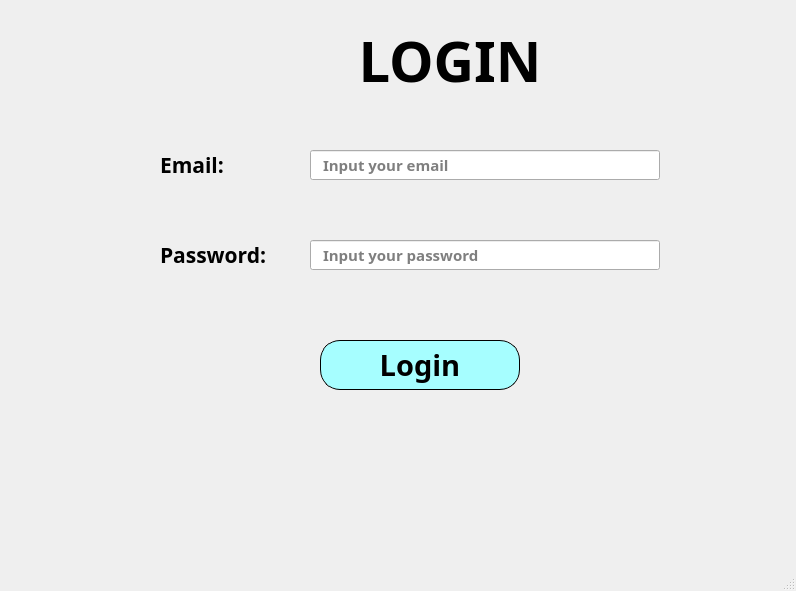
<?xml version="1.0" encoding="UTF-8"?>
<ui version="4.0">
 <class>MainWindow</class>
 <widget class="QMainWindow" name="MainWindow">
  <property name="geometry">
   <rect>
    <x>0</x>
    <y>0</y>
    <width>796</width>
    <height>591</height>
   </rect>
  </property>
  <property name="windowTitle">
   <string>MainWindow</string>
  </property>
  <widget class="QWidget" name="centralwidget">
   <widget class="QLabel" name="label">
    <property name="geometry">
     <rect>
      <x>300</x>
      <y>20</y>
      <width>300</width>
      <height>80</height>
     </rect>
    </property>
    <property name="font">
     <font>
      <family>Nunito Sans Normal ExtraBold</family>
      <pointsize>42</pointsize>
      <weight>75</weight>
      <bold>true</bold>
     </font>
    </property>
    <property name="text">
     <string>LOGIN</string>
    </property>
    <property name="alignment">
     <set>Qt::AlignCenter</set>
    </property>
   </widget>
   <widget class="QLabel" name="label_4">
    <property name="geometry">
     <rect>
      <x>160</x>
      <y>150</y>
      <width>150</width>
      <height>30</height>
     </rect>
    </property>
    <property name="font">
     <font>
      <family>Nunito Sans Normal</family>
      <pointsize>16</pointsize>
      <weight>75</weight>
      <bold>true</bold>
     </font>
    </property>
    <property name="text">
     <string>Email:</string>
    </property>
   </widget>
   <widget class="QLineEdit" name="lineEdit_email">
    <property name="geometry">
     <rect>
      <x>310</x>
      <y>150</y>
      <width>350</width>
      <height>30</height>
     </rect>
    </property>
    <property name="font">
     <font>
      <family>Nunito Sans Normal</family>
      <pointsize>11</pointsize>
      <weight>75</weight>
      <bold>true</bold>
     </font>
    </property>
    <property name="styleSheet">
     <string notr="true">/* cách lề trái */
padding-left: 10px;</string>
    </property>
    <property name="placeholderText">
     <string>Input your email</string>
    </property>
   </widget>
   <widget class="QPushButton" name="pushButton_login">
    <property name="geometry">
     <rect>
      <x>320</x>
      <y>340</y>
      <width>200</width>
      <height>50</height>
     </rect>
    </property>
    <property name="font">
     <font>
      <family>Nunito Sans Normal ExtraBold</family>
      <pointsize>22</pointsize>
      <weight>75</weight>
      <bold>true</bold>
     </font>
    </property>
    <property name="styleSheet">
     <string notr="true">/* Độ cong của viền */
border-radius: 20px;
/* Viền: kích thước - Kiểu - Màu */
border: 1px solid black;
/* Màu nền */
background: rgb(166, 254, 255);
/* Màu chữ */
color: black;</string>
    </property>
    <property name="text">
     <string>Login</string>
    </property>
   </widget>
   <widget class="QLineEdit" name="lineEdit_password">
    <property name="geometry">
     <rect>
      <x>310</x>
      <y>240</y>
      <width>350</width>
      <height>30</height>
     </rect>
    </property>
    <property name="font">
     <font>
      <family>Nunito Sans Normal</family>
      <pointsize>11</pointsize>
      <weight>75</weight>
      <bold>true</bold>
     </font>
    </property>
    <property name="styleSheet">
     <string notr="true">/* cách lề trái */
padding-left: 10px;</string>
    </property>
    <property name="echoMode">
     <enum>QLineEdit::Password</enum>
    </property>
    <property name="placeholderText">
     <string>Input your password</string>
    </property>
   </widget>
   <widget class="QLabel" name="label_5">
    <property name="geometry">
     <rect>
      <x>160</x>
      <y>240</y>
      <width>150</width>
      <height>30</height>
     </rect>
    </property>
    <property name="font">
     <font>
      <family>Nunito Sans Normal</family>
      <pointsize>16</pointsize>
      <weight>75</weight>
      <bold>true</bold>
     </font>
    </property>
    <property name="text">
     <string>Password:</string>
    </property>
   </widget>
  </widget>
  <widget class="QMenuBar" name="menubar">
   <property name="geometry">
    <rect>
     <x>0</x>
     <y>0</y>
     <width>796</width>
     <height>26</height>
    </rect>
   </property>
  </widget>
  <widget class="QStatusBar" name="statusbar"/>
 </widget>
 <resources/>
 <connections/>
</ui>
